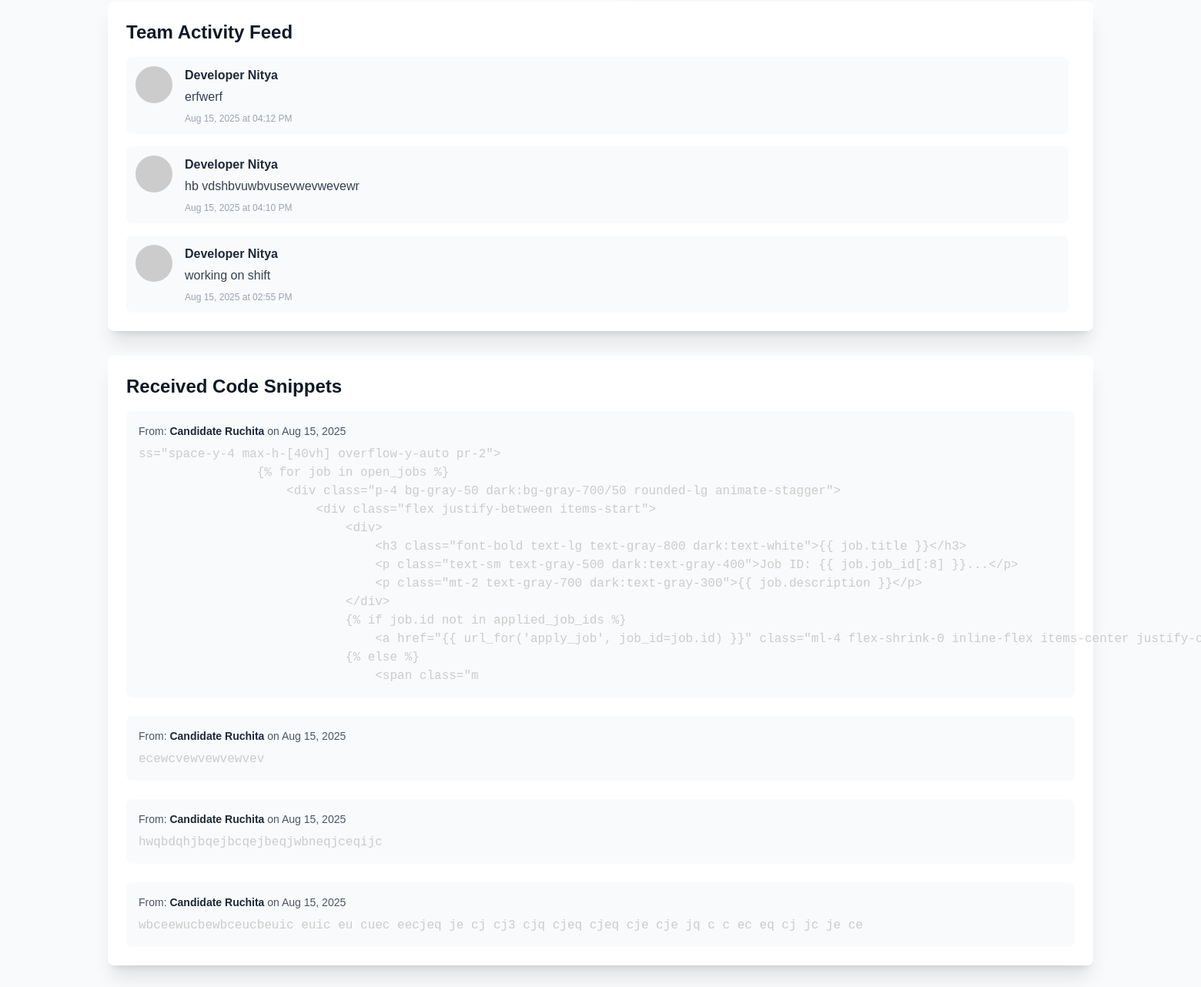
Page /admin (signed in, lower part) on the earlier database version.
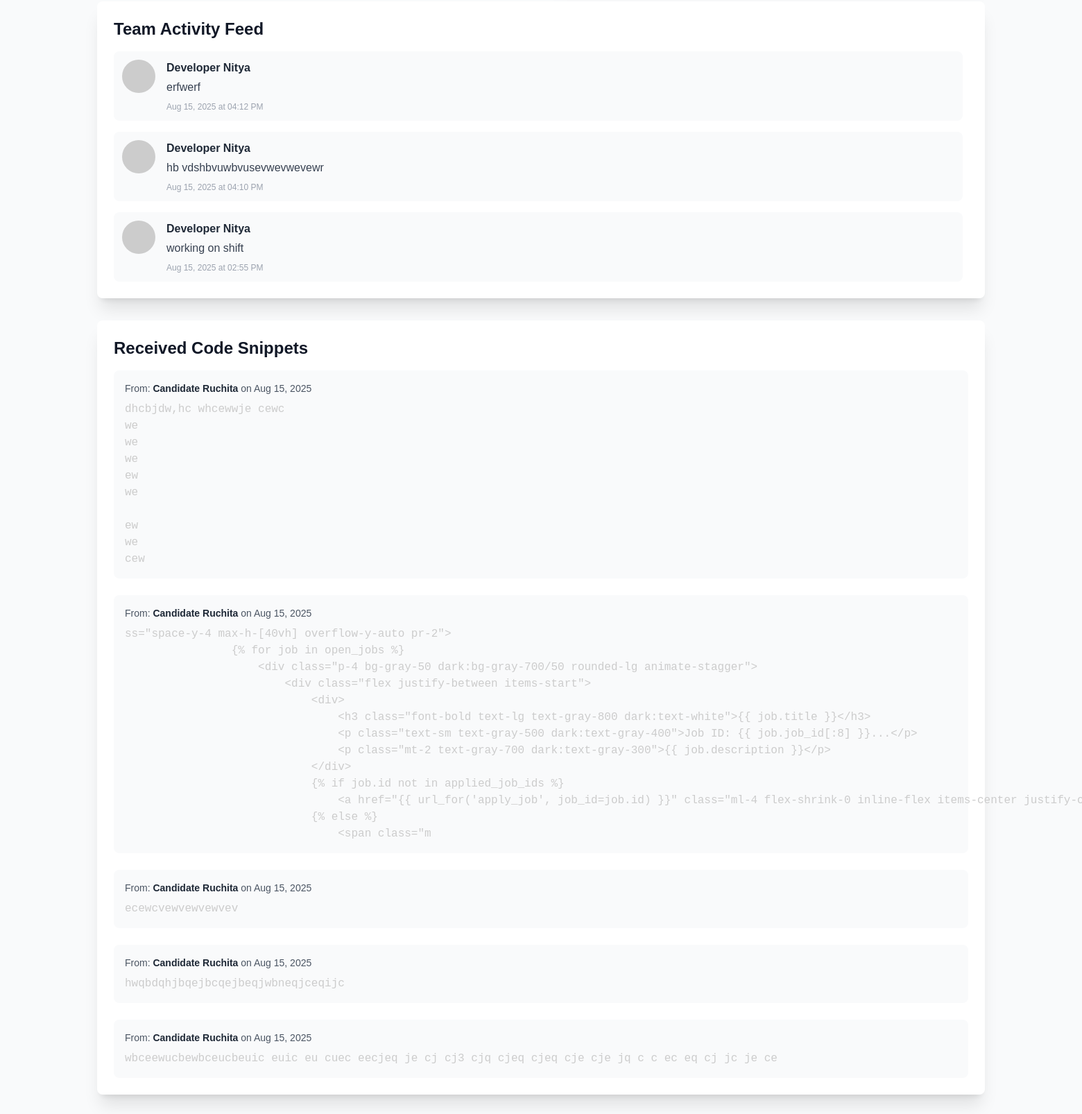
Same page on the later database version.
### models.py (models this page shows)
class ActivityUpdate(db.Model):
    id = db.Column(db.Integer, primary_key=True)
    content = db.Column(db.Text, nullable=False)
    timestamp = db.Column(db.DateTime, index=True, default=datetime.utcnow)
    user_id = db.Column(db.Integer, db.ForeignKey('user.id'), nullable=False)

class User(UserMixin, db.Model):
    id = db.Column(db.Integer, primary_key=True)
    username = db.Column(db.String(100), unique=True, nullable=False)
    email = db.Column(db.String(120), unique=True, nullable=False)
    password_hash = db.Column(db.String(128), nullable=False)
    role = db.Column(db.String(20), nullable=False, default='candidate')
    is_approved = db.Column(db.Boolean, default=False, nullable=False)
    avatar_url = db.Column(db.String(200), nullable=False, default='https://api.dicebear.com/8.x/initials/svg?seed=User')
    sent_messages = db.relationship('Message', foreign_keys='Message.sender_id', backref='sender', lazy=True)
    received_messages = db.relationship('Message', foreign_keys='Message.recipient_id', backref='recipient', lazy=True)
    activity_updates = db.relationship('ActivityUpdate', backref='author', lazy=True)
    sent_snippets = db.relationship('CodeSnippet', foreign_keys='CodeSnippet.sender_id', backref='snippet_sender', lazy=True)
    received_snippets = db.relationship('CodeSnippet', foreign_keys='CodeSnippet.recipient_id', backref='snippet_recipient', lazy=True)
    applications = db.relationship('JobApplication', backref='candidate', lazy=True)

class CodeSnippet(db.Model):
    id = db.Column(db.Integer, primary_key=True)
    sender_id = db.Column(db.Integer, db.ForeignKey('user.id'), nullable=False)
    recipient_id = db.Column(db.Integer, db.ForeignKey('user.id'), nullable=False)
    code = db.Column(db.Text, nullable=False)
    timestamp = db.Column(db.DateTime, index=True, default=datetime.utcnow)

### app.py (the view)
@app.route('/admin')
@login_required
@role_required('admin')
def admin_dashboard():
    pending_users = User.query.filter_by(is_approved=False).all()
    all_users = User.query.all()
    messageable_users = User.query.filter(User.id != current_user.id).all()
    received_snippets = CodeSnippet.query.filter_by(recipient_id=current_user.id).order_by(CodeSnippet.timestamp.desc()).all()
    applications = JobApplication.query.order_by(JobApplication.applied_at.desc()).all()
    activities = ActivityUpdate.query.order_by(ActivityUpdate.timestamp.desc()).all()
    return render_template('admin_dashboard.html',
                           pending_users=pending_users,
                           all_users=all_users,
                           messageable_users=messageable_users,
                           received_snippets=received_snippets,
                           applications=applications,
                           activities=activities) # Pass activities to the template

### app.py (called while the page is built)
@login_manager.user_loader
def load_user(user_id):
    return User.query.get(int(user_id))

def role_required(role):
    def wrapper(fn):
        @wraps(fn)
        def decorated_view(*args, **kwargs):
            if not current_user.is_authenticated or current_user.role != role:
                flash('You do not have permission to access this page.', 'danger')
                return redirect(url_for('dashboard'))
            return fn(*args, **kwargs)
        return decorated_view
    return wrapper

@app.context_processor
def inject_messages():
    if current_user.is_authenticated:
        messages = Message.query.filter(
            (Message.sender_id == current_user.id) | (Message.recipient_id == current_user.id)
        ).order_by(Message.timestamp.desc()).all()
        return dict(messages=messages)
    return dict(messages=[])

### templates/admin_dashboard.html (shortened to what this page needs)
{% extends "layout.html" %}
{% block content %}
<div class="mt-8 bg-white dark:bg-gray-800/50 rounded-lg shadow-xl p-6 animate-dynamic" style="animation-delay: 0.4s;">
    <h2 class="text-2xl font-bold text-gray-900 dark:text-white mb-4">Team Activity Feed</h2>
    <ul class="space-y-4 max-h-[60vh] overflow-y-auto pr-2">
        {% for activity in activities %}
        <li class="flex items-start space-x-4 p-3 bg-gray-50 dark:bg-gray-700/50 rounded-lg animate-stagger">
            <img src="{{ activity.author.avatar_url }}" alt="Avatar" class="rounded-full w-12 h-12 flex-shrink-0">
            <div>
                <p class="font-semibold text-gray-800 dark:text-white">{{ activity.author.username }}</p>
                <p class="text-gray-700 dark:text-gray-300 mt-1">{{ activity.content }}</p>
                <p class="text-xs text-gray-400 dark:text-gray-500 mt-2">{{ activity.timestamp.strftime('%b %d, %Y at %I:%M %p') }}</p>
            </div>
        </li>
        {% else %}
            <li class="text-gray-500 dark:text-gray-400">No activity updates yet.</li>
        {% endfor %}
    </ul>
</div>
<div class="mt-8 bg-white dark:bg-gray-800/50 rounded-lg shadow-xl p-6 animate-dynamic" style="animation-delay: 0.5s;">
    <h2 class="text-2xl font-bold text-gray-900 dark:text-white mb-4">Received Code Snippets</h2>
    <div class="space-y-6">
        {% for snippet in received_snippets %}
            <div class="bg-gray-50 dark:bg-gray-700/50 rounded-lg p-4 animate-stagger">
                <p class="text-sm text-gray-600 dark:text-gray-400 mb-2">From: <strong class="text-gray-800 dark:text-white">{{ snippet.snippet_sender.username }}</strong> on {{ snippet.timestamp.strftime('%b %d, %Y') }}</p>
                <pre><code class="language-java">{{ snippet.code }}</code></pre>
            </div>
        {% else %}
            <p class="text-gray-500 dark:text-gray-400">No code snippets have been shared with you.</p>
        {% endfor %}
    </div>
</div>
{% endblock %}

### templates/layout.html (shortened to what this page needs)
<!DOCTYPE html>
<html lang="en">
<head>
    <script src="https://cdn.tailwindcss.com"></script>
    <link rel="stylesheet" href="https://cdnjs.cloudflare.com/ajax/libs/animate.css/4.1.1/animate.min.css"/>
    <link rel="stylesheet" href="https://cdnjs.cloudflare.com/ajax/libs/font-awesome/5.15.4/css/all.min.css">
    <link rel="stylesheet" href="https://cdnjs.cloudflare.com/ajax/libs/prism/1.29.0/themes/prism-tomorrow.min.css">
    <link rel="stylesheet" href="{{ url_for('static', filename='css/style.css') }}">
</head>
<body class="bg-gray-50 dark:bg-gray-900">
    <main class="p-4 sm:p-6 lg:p-8">
        <div class="max-w-7xl mx-auto">
            {% block content %}{% endblock %}
        </div>
    </main>
</body>
</html>

### structure/css/style.css (style rules this page uses)
body { font-family: sans-serif; }

Differences in the rows shown:
added CodeSnippet: snippet_sender.username "Candidate Ruchita", timestamp "Aug 15, 2025", code "dhcbjdw,hc whcewwje cewc we we we ew we ew we cew"
